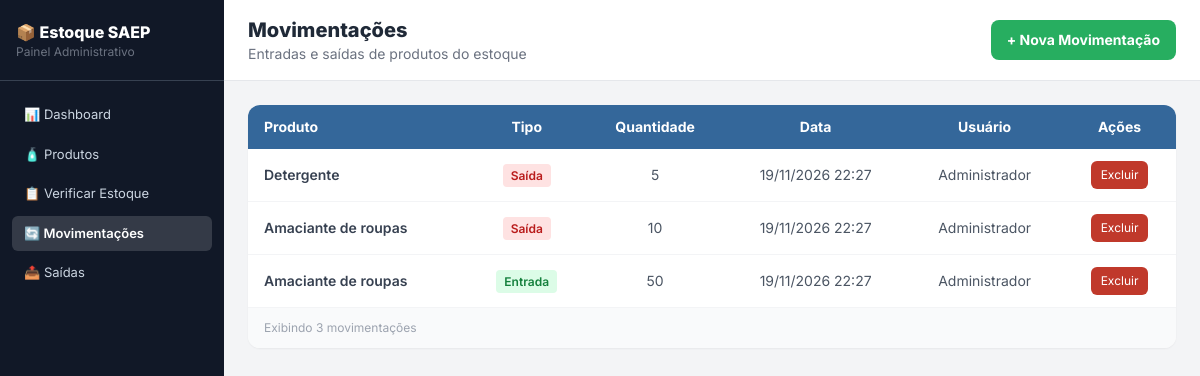
The page /movimentacoes.php on the database its author committed.
### tables this page shows
CREATE TABLE movimentacao (
    id_movimentacao INT AUTO_INCREMENT NOT NULL PRIMARY KEY,
    tipo VARCHAR(10) NOT NULL CHECK (tipo IN ('ENTRADA', 'SAIDA')),
    quantidade INTEGER NOT NULL,
    id_produto INTEGER NOT NULL,
    datetime_movimentacao DATETIME,
    id_user INTEGER NOT NULL,
    FOREIGN KEY (id_produto) REFERENCES produto(id_produto),
    FOREIGN KEY (id_user) REFERENCES `user`(id_user)
);

CREATE TABLE produto (
    id_produto INT AUTO_INCREMENT NOT NULL PRIMARY KEY,
    nome VARCHAR(100) NOT NULL,
    quantidade_estoque INTEGER NOT NULL,
    valor_unitario NUMERIC(10,2) NOT NULL,
    data_cadastro DATE NOT NULL DEFAULT (CURRENT_DATE)
);

CREATE TABLE `user` (
    id_user INT AUTO_INCREMENT NOT NULL PRIMARY KEY,
    nome VARCHAR(100) NOT NULL
);

### movimentacoes.php (the view, shortened to what this page needs)
<?php
require_once __DIR__ . '/conexao.php';
require_once __DIR__ . '/includes/menu.php';
$sql = "SELECT m.*, p.nome AS produto, u.nome AS usuario
        FROM movimentacao m
        JOIN produto p ON p.id_produto = m.id_produto
        LEFT JOIN `user` u ON u.id_user = m.id_user
        ORDER BY m.id_movimentacao DESC";
$movimentacoes = $pdo->query($sql)->fetchAll();
?>
    <main class="flex-1 flex flex-col">
        <div class="bg-white border-b border-gray-200 px-6 py-4 flex items-center justify-between">
            <div>
                <h1 class="text-xl font-extrabold text-gray-800">Movimentações</h1>
                <p class="text-sm text-gray-500">Entradas e saídas de produtos do estoque</p>
            </div>
            <a href="movimentacao_form.php" class="bg-senai-green text-white font-bold px-4 py-2.5 rounded-lg text-sm hover:bg-green-600 transition flex items-center gap-2">
                + Nova Movimentação
            </a>
        </div>
        <div class="p-6 flex-1">
            <div class="bg-white rounded-xl shadow-sm overflow-hidden">
                <table class="w-full text-sm">
                    <thead class="bg-senai-blue text-white">
                        <tr>
                            <th class="px-4 py-3 text-left">Produto</th>
                            <th class="px-4 py-3 text-center">Tipo</th>
                            <th class="px-4 py-3 text-center">Quantidade</th>
                            <th class="px-4 py-3 text-center">Data</th>
                            <th class="px-4 py-3 text-center">Usuário</th>
                            <th class="px-4 py-3 text-center">Ações</th>
                        </tr>
                    </thead>
                    <tbody class="divide-y divide-gray-100">
                    <?php foreach ($movimentacoes as $m): ?>
                        <tr class="hover:bg-gray-50 transition">
                            <td class="px-4 py-3 text-gray-700 font-semibold"><?= htmlspecialchars($m["produto"]) ?></td>
                            <td class="px-4 py-3 text-center">
                                <?php if ($m["tipo"] == "ENTRADA"): ?>
                                    <span class="bg-green-100 text-green-700 text-xs font-semibold px-2 py-1 rounded">Entrada</span>
                                <?php else: ?>
                                    <span class="bg-red-100 text-red-700 text-xs font-semibold px-2 py-1 rounded">Saída</span>
                                <?php endif; ?>
                            </td>
                            <td class="px-4 py-3 text-center text-gray-600"><?= $m["quantidade"] ?></td>
                            <td class="px-4 py-3 text-center text-gray-600"><?= date("d/m/Y H:i", strtotime($m["datetime_movimentacao"])) ?></td>
                            <td class="px-4 py-3 text-center text-gray-600"><?= htmlspecialchars($m["usuario"] ?? "-") ?></td>
                            <td class="px-4 py-3 text-center">
                                <div class="flex items-center justify-center gap-1.5">
                                    <a onclick="return confirm('Tem certeza disso?')" class="bg-senai-red text-white text-xs px-2.5 py-1.5 rounded-md hover:bg-red-700 transition" href="?excluir=<?= $m["id_movimentacao"] ?>">Excluir</a>
                                </div>
                            </td>
                        </tr>
                    <?php endforeach; ?>
                    </tbody>
                </table>
                <div class="border-t border-gray-100 px-4 py-3 bg-gray-50">
                    <p class="text-xs text-gray-400">Exibindo <?= count($movimentacoes) ?> movimentações</p>
                </div>
            </div>
        </div>
    </main>
</body>
</html>

### includes/menu.php (shortened to what this page needs)
<?php
$pagina = basename($_SERVER['PHP_SELF']);
$ativo = function ($prefixo) use ($pagina) {
    return strpos($pagina, $prefixo) === 0 ? 'active' : '';
};
?>
<!DOCTYPE html>
<html lang="pt-BR">
<head>
    <script src="https://cdn.tailwindcss.com"></script>
</head>
<body class="bg-gray-100 min-h-screen flex">
    <aside class="w-56 bg-gray-900 min-h-screen flex flex-col flex-shrink-0">
        <div class="px-4 py-5 border-b border-gray-700"><p class="text-white font-extrabold text-base">📦 Estoque SAEP</p><p class="text-gray-500 text-xs">Painel Administrativo</p></div>
        <nav class="flex-1 p-3 space-y-1 pt-4">
            <a href="index.php"         class="nav-link <?= $ativo('index') ?>">📊 Dashboard</a>
            <a href="produtos.php"      class="nav-link <?= $ativo('produto') ?>">🧴 Produtos</a>
            <a href="estoque.php"       class="nav-link <?= $ativo('estoque') ?>">📋 Verificar Estoque</a>
            <a href="movimentacoes.php" class="nav-link <?= $ativo('movimentac') ?>">🔄 Movimentações</a>
            <a href="saidas.php"        class="nav-link <?= $ativo('saidas') ?>">📤 Saídas</a>
        </nav>
    </aside>

### includes/menu.php (style rules this page uses)
body { font-family: 'Inter', sans-serif; }
.nav-link { display:flex; align-items:center; gap:8px; padding:8px 12px; border-radius:6px; font-size:13px; cursor:pointer; transition:background .15s; color:#cbd5e1; }
.nav-link.active { background:rgba(255,255,255,.15); color:#fff; font-weight:600; }

### rows shown on the page
movimentacao: id_produto.nome "Detergente", tipo "Saída", quantidade "5", datetime_movimentacao "19/11/2026 22:27", id_user.nome "Administrador"
movimentacao: id_produto.nome "Amaciante de roupas", tipo "Saída", quantidade "10", datetime_movimentacao "19/11/2026 22:27", id_user.nome "Administrador"
movimentacao: id_produto.nome "Amaciante de roupas", tipo "Entrada", quantidade "50", datetime_movimentacao "19/11/2026 22:27", id_user.nome "Administrador"

### other values the page prints
count($movimentacoes) "3"
